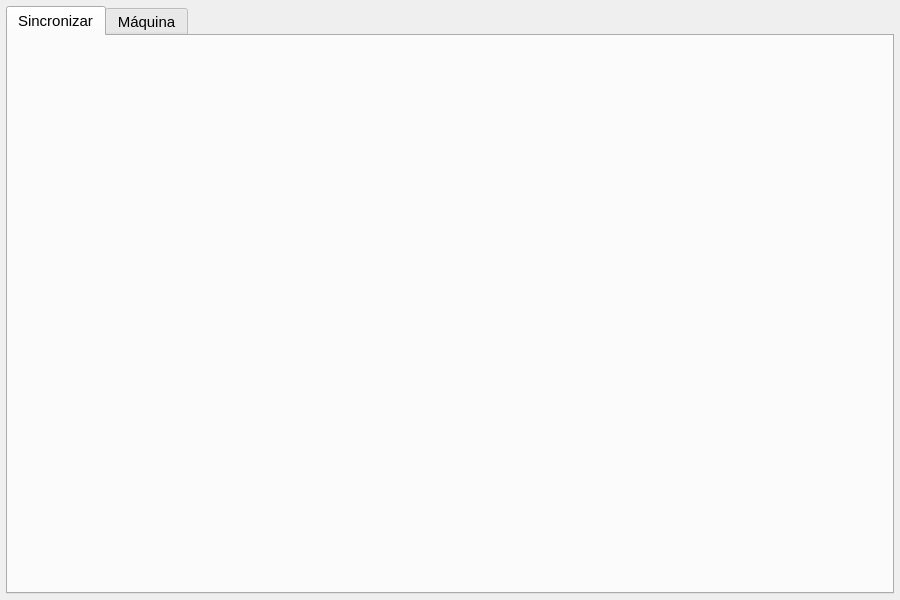
<?xml version="1.0" encoding="UTF-8"?>
<ui version="4.0">
 <class>MainWindow</class>
 <widget class="QMainWindow" name="MainWindow">
  <property name="geometry">
   <rect>
    <x>0</x>
    <y>0</y>
    <width>900</width>
    <height>600</height>
   </rect>
  </property>
  <property name="minimumSize">
   <size>
    <width>900</width>
    <height>600</height>
   </size>
  </property>
  <property name="font">
   <font>
    <family>Segoe UI</family>
    <pointsize>11</pointsize>
   </font>
  </property>
  <property name="windowTitle">
   <string>MainWindow</string>
  </property>
  <widget class="QWidget" name="centralwidget">
   <layout class="QVBoxLayout" name="verticalLayout">
    <property name="leftMargin">
     <number>6</number>
    </property>
    <property name="topMargin">
     <number>6</number>
    </property>
    <property name="rightMargin">
     <number>6</number>
    </property>
    <property name="bottomMargin">
     <number>6</number>
    </property>
    <item>
     <widget class="QTabWidget" name="tabWidget">
      <property name="currentIndex">
       <number>0</number>
      </property>
      <widget class="QWidget" name="tabSync">
       <attribute name="title">
        <string>Sincronizar</string>
       </attribute>
      </widget>
      <widget class="QWidget" name="tabMachine">
       <attribute name="title">
        <string>Máquina</string>
       </attribute>
      </widget>
     </widget>
    </item>
   </layout>
  </widget>
 </widget>
 <resources/>
 <connections/>
</ui>
